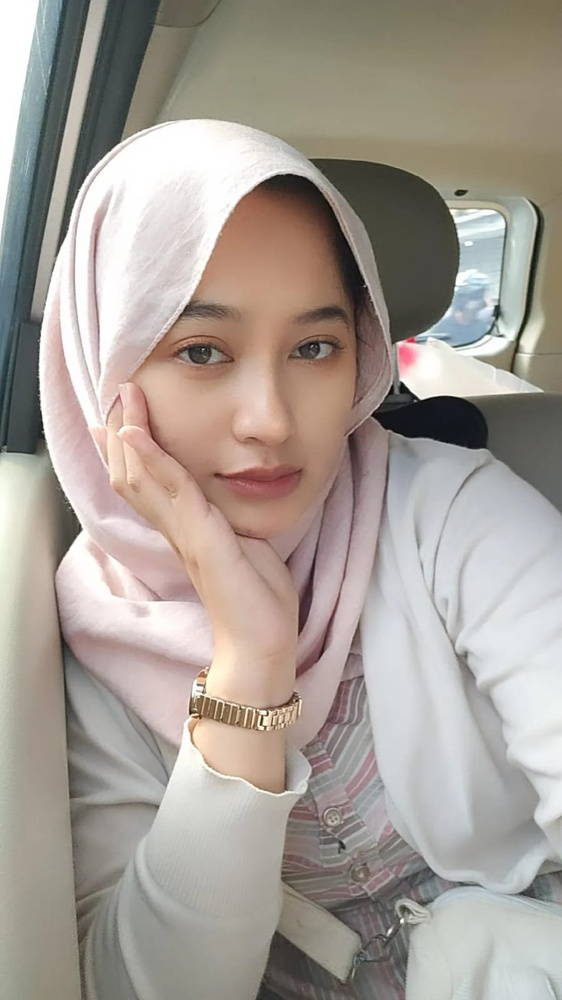
#> input picture 1207070031_Deriz_PCD10/rr.jpg, 562 x 1000 px, shrunk from 899 x 1599 before the run
$ jupyter execute 'Feature Detection and Matching.ipynb'
#> lines starting #> are read from the running program, lines starting #| are printed output that depends on the picture
[cell 1]
# Contoh Script untuk feature detection and Matching
# Modifikasi script ini untuk mencoba metode yang berbeda
import numpy as np
import cv2
from matplotlib import pyplot as plt
# Gunakan gambar yang ada pada laptop masing-masing
img1 = cv2.imread('rr.jpg') # gambar yang dituju
#> img1 is the input picture: shape (1000, 562, 3); mean B, G, R 149.5, 157.4, 165.6
img2 = cv2.imread('rr2.jpg') # gambar yang dicari
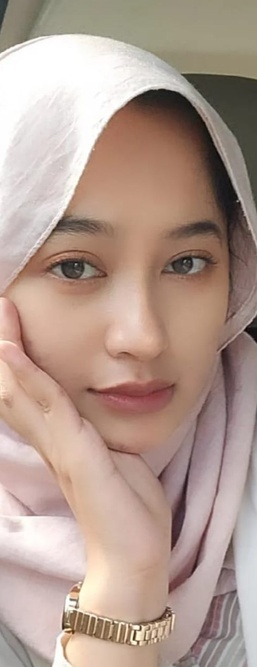
#> input picture 1207070031_Deriz_PCD10/rr2.jpg, 257 x 667 px, shrunk from 411 x 1067 before the run
#> img2 is the input picture: shape (667, 257, 3); mean B, G, R 143.9, 155.2, 178.1
gray1= cv2.cvtColor(img1,cv2.COLOR_BGR2GRAY)
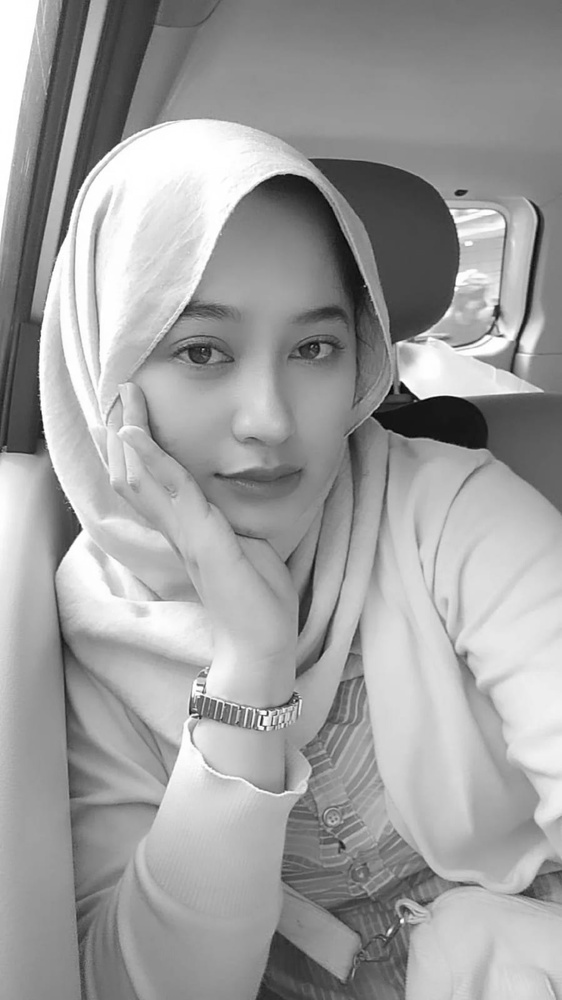
#> gray1: shape (1000, 562); min 1, max 255, mean 159
gray2= cv2.cvtColor(img2,cv2.COLOR_BGR2GRAY)
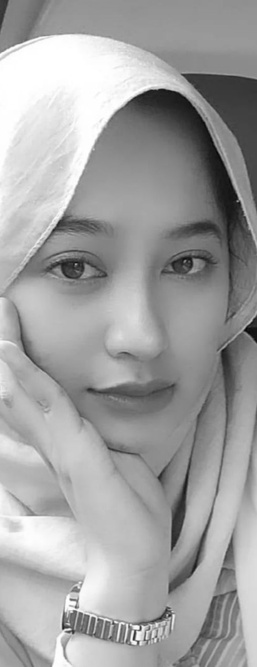
#> gray2: shape (667, 257); min 7, max 255, mean 160.8
# Menggunakan Detector SIFT
sift = cv2.SIFT_create()
# Mencari Keypoint dengan SIFT
kp1, des1 = sift.detectAndCompute(gray1,None)
#> kp1 = 1452 keypoints; strongest (x, y, size): (261, 724, 2), (432, 368, 41), (402, 921, 2.7), (455, 421, 38.3)
kp2, des2 = sift.detectAndCompute(gray2,None)
#> kp2 = 476 keypoints; strongest (x, y, size): (134, 639, 2), (138, 642, 1.9), (140, 628, 1.9), (63, 627, 2.6)
# Melakukan Matching dari hasil deteksi keypoints menggunakan
# BruteForce Matcher
bf = cv2.BFMatcher()
matches = bf.knnMatch(des1,des2, k=2)
#> matches = 1452 matches
# Uji rasio matching sederhana
good = []
for m,n in matches:
    if m.distance < 0.5*n.distance:
        good.append([m])
#> after the loop, good = 286 matches
img3 = None
# menggambar hasil match pada gambar baru (IMG3)
img3 = cv2.drawMatchesKnn(img1,kp1,img2,kp2,good,img3,flags=2)
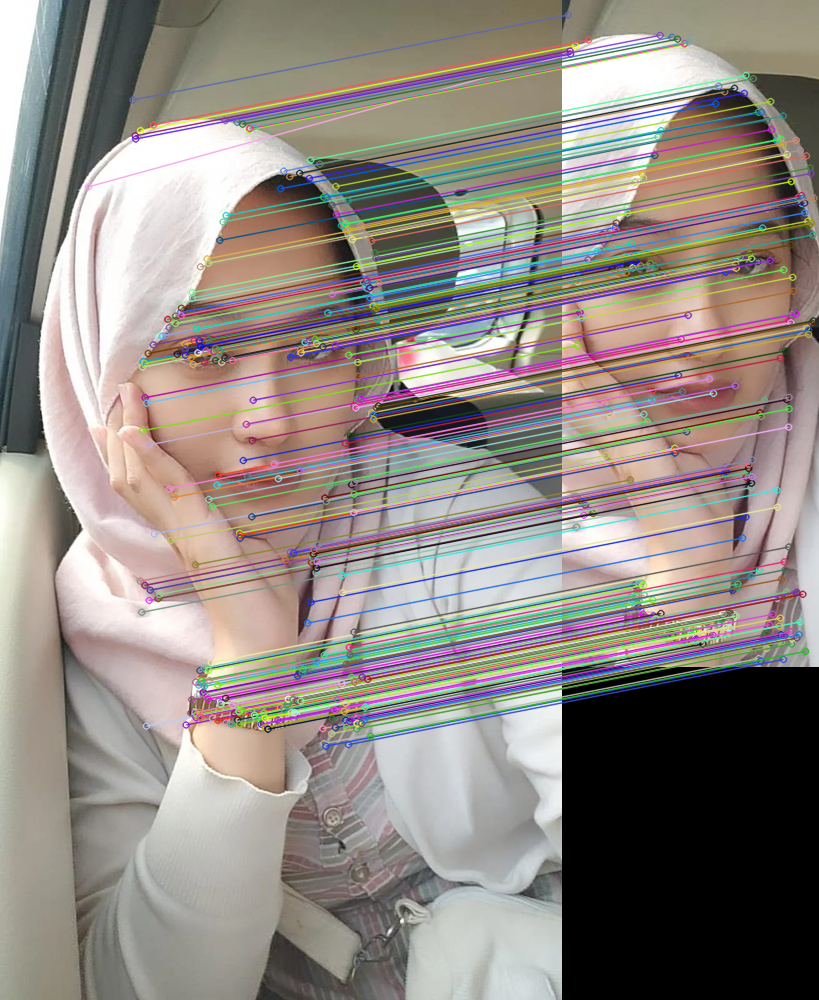
#> img3: shape (1000, 819, 3); mean B, G, R 131, 137, 144.9
plt.imshow(cv2.cvtColor(img3, cv2.COLOR_BGR2RGB)),plt.show()
